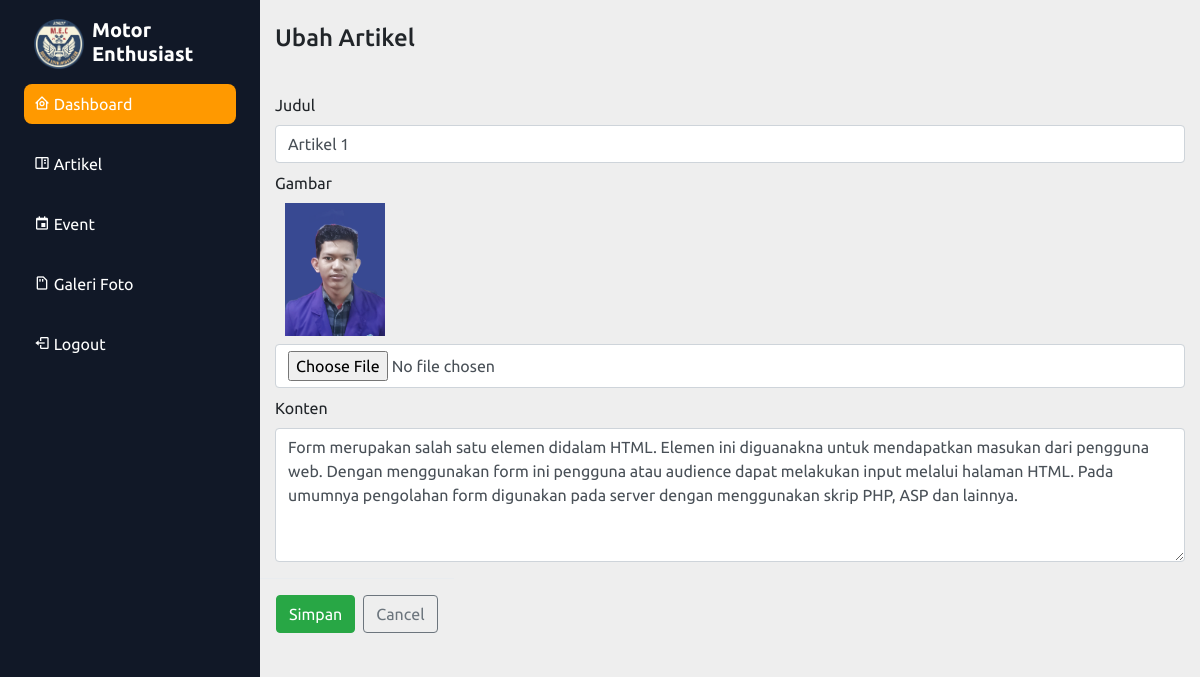
/admin/artikel-ubah.php?id=8, run on the app's committed database.
### tables this page shows
CREATE TABLE `artikel` (
  `id_artikel` int(11) NOT NULL,
  `judul` varchar(100) NOT NULL,
  `konten` text NOT NULL,
  `gambar` text DEFAULT NULL,
  `id_anggota` int(11) NOT NULL
);

### admin/artikel-ubah.php (the view, shortened to what this page needs)
<?php
include '../actions/koneksi.php';
include 'layouts/_header.php';
$id = $_GET['id'];
$query = mysqli_query($koneksi, "SELECT * FROM artikel WHERE id_artikel = $id");
?>
<body>
    <div class="content">
        <?php include 'layouts/_sidebar.php'; ?>
        <div class="main-content">
            <div class="container-xxl flex-grow-1 container mt-2">
                <h4 class="fw-bold py-3 mb-4">Ubah Artikel</h4>
                <?php foreach ($query as $row) : ?>
                    <form action="../actions/artikel-tambah.php" method="post" enctype="multipart/form-data">
                        <div class="row">
                            <div class="mb-3 col-md-12">
                                <label for="judul" class="form-label">Judul</label>
                                <input class="form-control" type="text" name="judul" id="judul" value="<?= $row['judul']; ?>" required />
                                <label for="gambar" class="form-label mt-2">Gambar</label>
                                <div class="mb-2" style="display: flex; align-items: center;">
                                    <img src="../assets/img/<?= $row['gambar'] ?>" alt="" srcset="" width="100" style="margin-left: 10px;">
                                </div>
                                <input class="form-control" type="file" name="gambar" id="gambar" required />
                                <label for="konten" class="form-label mt-2">Konten</label>
                                <textarea class="form-control" name="konten" rows="5"><?= $row['konten'] ?></textarea>
                            </div>
                            <div class="modal-footer">
                                <input type="submit" class="btn btn-success" value="Simpan">
                                <a href="artikel.php" class="btn btn-outline-secondary">Cancel</a>
                            </div>
                        </div>
                    </form>
                <?php endforeach ?>
            </div>
        </div>
    </div>
</body>
<?php include 'layouts/_footer.php'; ?>

### admin/layouts/_header.php (shortened to what this page needs)
<!DOCTYPE html>
<html lang="en">
<head>
    <link rel="stylesheet" href="../assets/css/admin.css">
    <link rel="stylesheet" href="https://cdn.jsdelivr.net/npm/bootstrap@4.0.0/dist/css/bootstrap.min.css">
    <link href='https://unpkg.com/boxicons@2.1.4/css/boxicons.min.css' rel='stylesheet'>
</head>

### admin/layouts/_sidebar.php
<div class="sidebar">
    <div class="header">
        <div class="list-item">
            <a href="index.php" class="d-flex">
                <img src="../assets/img/logo.png" width="50px" class="mr-2">
                <div>
                    <span class="description-header">Motor Enthusiast</span>
                </div>
            </a>
        </div>
        <div class="main">
            <div class="list-item active">
                <a href="index.php">
                    <i class="me-2 text-white bx bx-home-circle"></i>
                    <span class="description">Dashboard</span>
                </a>
            </div>
            <div class="list-item ">
                <a href="artikel.php">
                    <i class="me-2 text-white bx bx-book-content"></i>
                    <span class="description">Artikel</span>
                </a>
            </div>
            <div class="list-item ">
                <a href="jurusan.php">
                    <i class="me-2 text-white bx bx-calendar-event"></i>
                    <span class="description">Event</span>
                </a>
            </div>
            <div class="list-item ">
                <a href="kelas.php">
                    <i class="me-2 text-white bx bx-memory-card"></i>
                    <span class="description">Galeri Foto</span>
                </a>
            </div>
            <div class="list-item logout">
                <a href="../action/logout.php">
                    <i class="me-2 text-white bx bx-log-out"></i>
                    <span class="description">Logout</span>
                </a>
            </div>
        </div>
    </div>
</div>

### admin/layouts/_footer.php (shortened to what this page needs)
</html>

### assets/css/admin.css (style rules this page uses)
* { font-family: 'Ubuntu', 'sans-serif'; padding: 0; margin: 0; }
.content { display: flex; min-height: 100vh; }
.sidebar { background-color: #111827; width: 260px; padding: 24px; display: flex; box-sizing: border-box; }
.main-content { background-color: #eee; flex-grow: 1; }
.sidebar .description-header { font-style: normal; font-weight: 700; font-size: 20px; line-height: 16px; text-align: center; color: #ffff; }
.sidebar a { text-decoration: none; }
.sidebar .header .list-item { display: flex; flex-direction: row; width: 212px; border-radius: 8px; padding: 12px 10px; align-items: center; height: 40px; box-sizing: border-box; margin-bottom: 20px; }
.sidebar .main .list-item .description { font-style: normal; font-weight: 400; font-size: 16px; line-height: 16px; text-align: center; color: #fff; }
.sidebar .main .list-item { display: flex; width: 212px; padding: 12px 10px; align-items: center; border-radius: 8px; box-sizing: border-box; }
.active { background: #F90; }

### data on the page
artikel: judul "Artikel 1", gambar (picture), konten "Form merupakan salah satu elemen didalam HTML. Elemen ini diguanakna untuk mendapatkan masukan dari pengguna web. Dengan menggunakan form ini pengguna atau audience dapat melakukan input melalui halaman HTML. Pada umumnya pengolahan form digunakan pada server dengan menggunakan skrip PHP, ASP dan lainnya."
